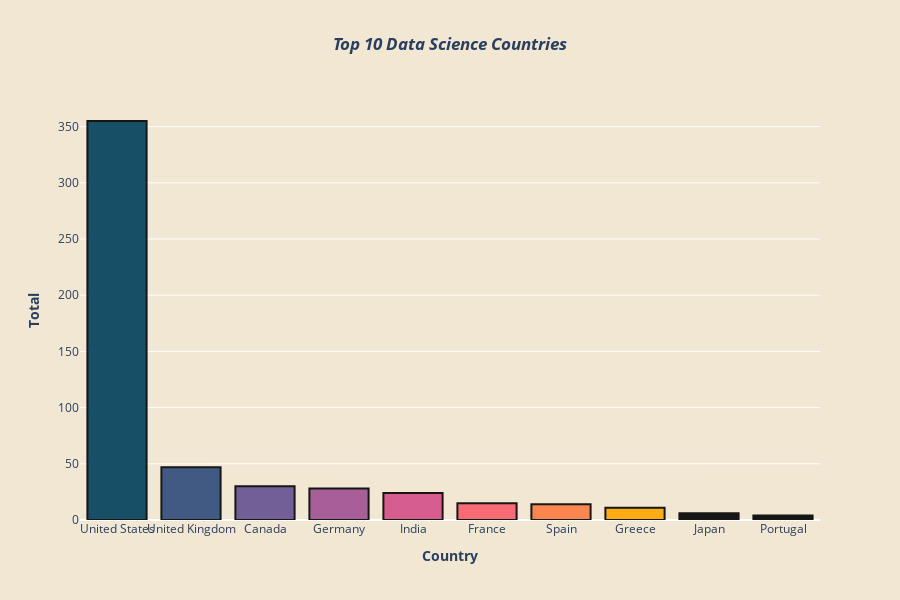

Notebook code for this chart:
### Code cell
data = go.Bar(x = top10_com_loc['company'], y = top10_com_loc['job_count'],
             marker = dict(color = colors,
                          opacity = 0.9,
                          line_color = 'black',
                          line_width = 2))
layout = go.Layout(title = {'text': "<b><i>Top 10 Data Science Countries</i></b>",
                           'x': 0.5,
                           'xanchor': 'center'},
                  xaxis = dict(title = '<b>Country</b>', tickangle = 0),
                  yaxis = dict(title = '<b>Total</b>'),
                  width = 900,
                  height = 600)
fig = go.Figure(data = data, layout = layout)
fig.update_layout(plot_bgcolor = '#f1e7d2',
                 paper_bgcolor = '#f1e7d2')
fig.show()

### Figure 1 — Plotly figure (JSON) as saved in the notebook; plotly's stock layout.template omitted (floating-point values rounded to 4 significant figures)
{"data": [{"marker": {"color": ["#003f5c", "#2f4b7c", "#665191", "#a05195", "#d45087", "#f95d6a", "#ff7c43", "#ffa600"], "line": {"color": "black", "width": 2}, "opacity": 0.9}, "type": "bar", "x": ["United States", "United Kingdom", "Canada", "Germany", "India", "France", "Spain", "Greece", "Japan", "Portugal"], "y": [355, 47, 30, 28, 24, 15, 14, 11, 6, 4]}], "layout": {"height": 600, "paper_bgcolor": "#f1e7d2", "plot_bgcolor": "#f1e7d2", "title": {"text": "<b><i>Top 10 Data Science Countries</i></b>", "x": 0.5, "xanchor": "center"}, "width": 900, "xaxis": {"tickangle": 0, "title": {"text": "<b>Country</b>"}}, "yaxis": {"title": {"text": "<b>Total</b>"}}}}
